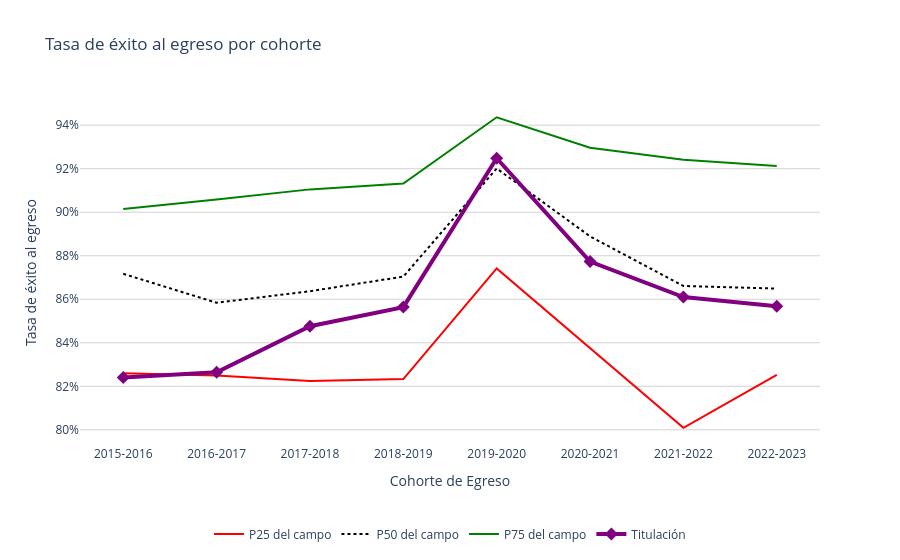

Here is the notebook cell this chart was saved with:
### Markdown cell above
### Evolución en la tasa de éxito por cohorte de egreso

### Code cell
import plotly.graph_objects as go

fig = go.Figure()

fig.add_trace(go.Scatter(
    x=percentiles_por_año_exito['Anio'], y=percentiles_por_año_exito['P_25'],
    mode='lines', name='P25 del campo',
    line=dict(color='red', width=2)
))

fig.add_trace(go.Scatter(
    x=percentiles_por_año_exito['Anio'], y=percentiles_por_año_exito['P_50'],
    mode='lines', name='P50 del campo',
    line=dict(color='black', width=2, dash='dot')
))

fig.add_trace(go.Scatter(
    x=percentiles_por_año_exito['Anio'], y=percentiles_por_año_exito['P_75'],
    mode='lines', name='P75 del campo',
    line=dict(color='green', width=2)
))

dataset_informatica = dataset[(dataset['Carrera'] == 'Informática') & (dataset['Genero'] == 'Ambos Sexos') & (dataset['Tasa'] == 'Exito')].copy()
# print(dataset_informatica)

fig.add_trace(go.Scatter(
    x=dataset_informatica['Anio'], 
    y=dataset_informatica['Valor'], # Ejemplo visual
    mode='lines+markers', name='Titulación',
    line=dict(color='purple', width=4),
    marker=dict(symbol='diamond', size=10)
))

fig.update_layout(
    title="Tasa de éxito al egreso por cohorte",
    xaxis_title="Cohorte de Egreso",
    yaxis_title="Tasa de éxito al egreso",
    yaxis=dict(
        ticksuffix="%",      # Agrega el símbolo % al eje Y
        gridcolor='lightgrey'
    ),
    plot_bgcolor='white', 
    legend=dict(orientation="h", yanchor="bottom", y=-0.3, xanchor="center", x=0.5)
)



fig.show()

### Figure 1 — Plotly figure (JSON) as saved in the notebook; plotly's stock layout.template omitted (floating-point values rounded to 4 significant figures)
{"data": [{"line": {"color": "red", "width": 2}, "mode": "lines", "name": "P25 del campo", "type": "scatter", "x": ["2015-2016", "2016-2017", "2017-2018", "2018-2019", "2019-2020", "2020-2021", "2021-2022", "2022-2023"], "y": [82.6, 82.5, 82.25, 82.33, 87.41, 83.78, 80.09, 82.53]}, {"line": {"color": "black", "dash": "dot", "width": 2}, "mode": "lines", "name": "P50 del campo", "type": "scatter", "x": ["2015-2016", "2016-2017", "2017-2018", "2018-2019", "2019-2020", "2020-2021", "2021-2022", "2022-2023"], "y": [87.17, 85.84, 86.37, 87.04, 92.01, 88.89, 86.61, 86.49]}, {"line": {"color": "green", "width": 2}, "mode": "lines", "name": "P75 del campo", "type": "scatter", "x": ["2015-2016", "2016-2017", "2017-2018", "2018-2019", "2019-2020", "2020-2021", "2021-2022", "2022-2023"], "y": [90.15, 90.58, 91.05, 91.31, 94.37, 92.96, 92.41, 92.12]}, {"line": {"color": "purple", "width": 4}, "marker": {"size": 10, "symbol": "diamond"}, "mode": "lines+markers", "name": "Titulación", "type": "scatter", "x": ["2022-2023", "2021-2022", "2020-2021", "2019-2020", "2018-2019", "2017-2018", "2016-2017", "2015-2016"], "y": ["85.68", "86.1", "87.73", "92.48", "85.64", "84.76", "82.64", "82.41"]}], "layout": {"legend": {"orientation": "h", "x": 0.5, "xanchor": "center", "y": -0.3, "yanchor": "bottom"}, "plot_bgcolor": "white", "title": {"text": "Tasa de éxito al egreso por cohorte"}, "xaxis": {"title": {"text": "Cohorte de Egreso"}}, "yaxis": {"gridcolor": "lightgrey", "ticksuffix": "%", "title": {"text": "Tasa de éxito al egreso"}}}}
